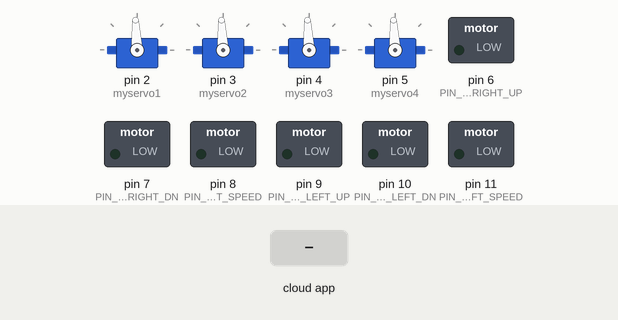
Recording of a sketch running on a simulated Arduino Uno, built with avr-gcc and run on an emulated ATmega328P. On the bench: 4 × servo, switched loads named in the sketch (green lamp = pin HIGH). The inputs (shaded band) are chosen by the test bench. The RemoteXY app is connected.

Above: at 1.2 s.
1.3 s: the phone or cloud app sets slider_1 to 0
At 2.5 s:
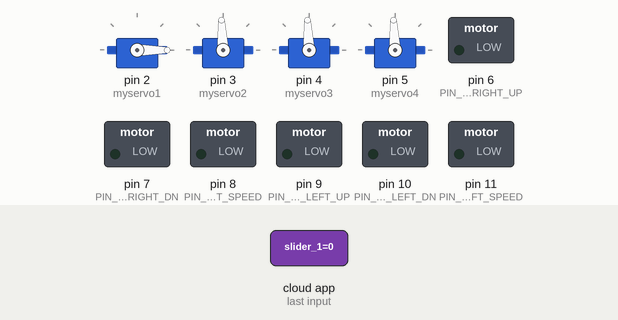
2.8 s: the phone or cloud app sets slider_2 to 0
At 3.6 s:
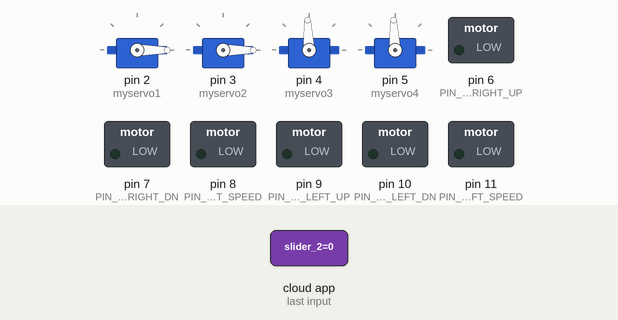
4.3 s: the phone or cloud app sets slider_3 to 0
At 4.7 s:
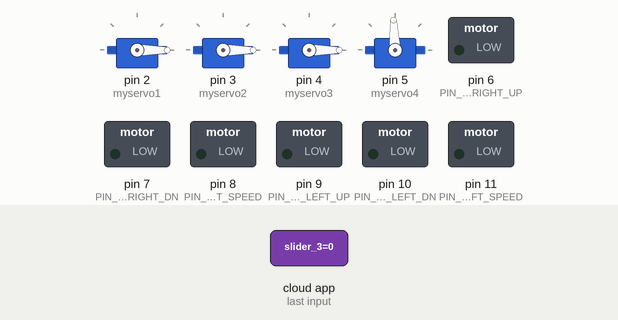
5.8 s: the phone or cloud app sets slider_4 to 0
At 7.0 s:
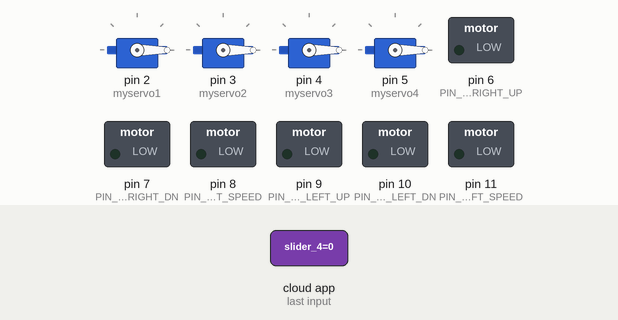
7.3 s: the phone or cloud app sets joystick_1_x to -100
At 8.2 s:
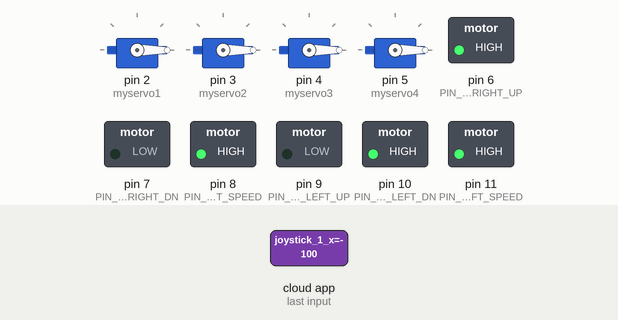
8.8 s: the phone or cloud app sets joystick_1_y to -100
At 9.3 s:
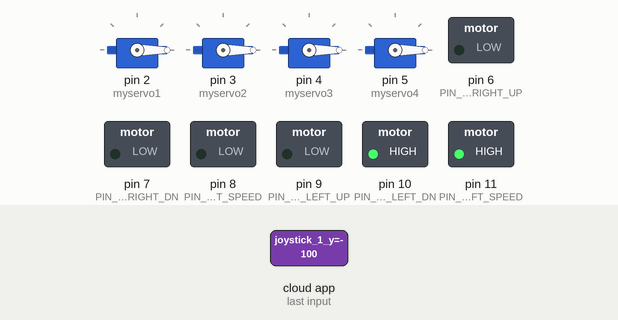
Timing chart, 0 to 11.3 s (numbered marks = the images above; inputs shaded):
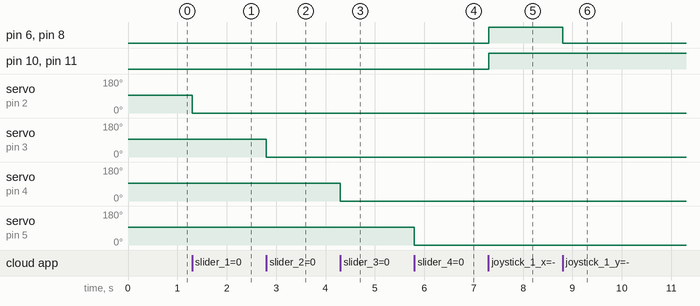

Measured:
- after the input at 1.3 s, servo on pin 2 (myservo1): 93° → 0° at once
- after the input at 2.8 s, servo on pin 3 (myservo2): 93° → 0° at once
- after the input at 4.3 s, servo on pin 4 (myservo3): 93° → 0° at once
- after the input at 5.8 s, servo on pin 5 (myservo4): 93° → 0° at once
- after the input at 7.3 s, pin 6 (PIN_MOTOR_RIGHT_UP), pin 8 (PIN_MOTOR_RIGHT_SPEED), pin 10 (PIN_MOTOR_LEFT_DN), pin 11 (PIN_MOTOR_LEFT_SPEED): LOW → HIGH at once
- after the input at 8.8 s, pin 6 (PIN_MOTOR_RIGHT_UP), pin 8 (PIN_MOTOR_RIGHT_SPEED): HIGH → LOW at once

The sketch:

Code.ino
```cpp
// (licence header left out)
//////////////////////////////////////////////
//        RemoteXY include library          //
//////////////////////////////////////////////

// RemoteXY select connection mode and include library
#define REMOTEXY_MODE__HARDSERIAL

#include <RemoteXY.h>

// RemoteXY connection settings
#define REMOTEXY_SERIAL Serial
#define REMOTEXY_SERIAL_SPEED 9600


// RemoteXY configurate
#pragma pack(push, 1)
uint8_t RemoteXY_CONF[] =   // 306 bytes
  { 255,6,0,0,0,43,1,16,37,1,129,0,3,2,26,5,16,67,73,67,
  32,80,114,111,106,101,99,116,0,4,128,3,12,56,6,8,16,129,0,23,
  8,17,5,17,83,101,114,118,111,32,49,0,129,0,23,18,17,5,17,83,
  101,114,118,111,32,50,0,129,0,23,31,17,5,17,83,101,114,118,111,32,
  51,0,4,128,3,24,56,6,8,16,4,128,3,37,56,6,8,16,129,0,
  23,44,17,5,17,83,101,114,118,111,32,52,0,4,128,3,50,56,6,8,
  16,5,42,19,58,24,24,2,8,31,129,0,20,88,21,3,16,50,48,50,
  51,32,45,32,71,114,111,117,112,32,65,32,0,129,0,1,94,21,2,16,
  79,109,97,114,32,83,97,108,97,104,0,129,0,22,94,20,2,16,65,104,
  109,101,100,32,65,98,100,101,108,82,97,104,109,97,110,0,129,0,25,92,
  11,2,16,84,111,110,121,32,65,115,104,114,97,102,0,129,0,1,92,16,
  2,16,77,111,104,97,109,101,100,32,70,97,114,111,117,107,0,129,0,22,
  97,18,2,16,79,109,97,114,32,65,98,100,101,108,72,97,107,101,101,109,
  0,129,0,46,94,14,2,16,65,104,109,101,100,32,69,108,32,65,116,101,
  101,113,0,129,0,43,92,17,2,16,77,111,104,97,109,101,100,32,83,104,
  97,104,101,101,110,0 };

// this structure defines all the variables and events of your control interface
struct {

    // input variables
  int8_t slider_1; // =0..100 slider position
  int8_t slider_2; // =0..100 slider position
  int8_t slider_3; // =0..100 slider position
  int8_t slider_4; // =0..100 slider position
  int8_t joystick_1_x; // from -100 to 100
  int8_t joystick_1_y; // from -100 to 100

    // other variable
  uint8_t connect_flag;  // =1 if wire connected, else =0

} RemoteXY;
#pragma pack(pop)

/////////////////////////////////////////////
//           END RemoteXY include          //
/////////////////////////////////////////////
#include <Servo.h>
Servo myservo1;
Servo myservo2;
Servo myservo3;
Servo myservo4;
////////////////////////////////////////////
/* defined the right motor control pins */
#define PIN_MOTOR_RIGHT_UP 6
#define PIN_MOTOR_RIGHT_DN 7
#define PIN_MOTOR_RIGHT_SPEED 8
/* defined the left motor control pins */
#define PIN_MOTOR_LEFT_UP 9
#define PIN_MOTOR_LEFT_DN 10
#define PIN_MOTOR_LEFT_SPEED 11
//////////////////////////////////////////

/* defined two arrays with a list of pins for each motor */
unsigned char RightMotor[3] =
{PIN_MOTOR_RIGHT_UP, PIN_MOTOR_RIGHT_DN, PIN_MOTOR_RIGHT_SPEED};
unsigned char LeftMotor[3] =
{PIN_MOTOR_LEFT_UP, PIN_MOTOR_LEFT_DN, PIN_MOTOR_LEFT_SPEED};

/*
   speed control of the motor
   motor - pointer to an array of pins
   v - motor speed can be set from -100 to 100
*/
void Wheel (unsigned char * motor, int v)
{
  if (v > 100) v = 100;
  if (v < -100) v = -100;
  if (v > 0) {
    digitalWrite(motor[0], HIGH);
    digitalWrite(motor[1], LOW);
    analogWrite(motor[2], v * 2.55);
  }
  else if (v < 0) {
    digitalWrite(motor[0], LOW);
    digitalWrite(motor[1], HIGH);
    analogWrite(motor[2], (-v) * 2.55);
  }
  else {
    digitalWrite(motor[0], LOW);
    digitalWrite(motor[1], LOW);
    analogWrite(motor[2], 0);
  }
}


void setup()
{
  RemoteXY_Init ();
  /* initialization Motor pins */
  pinMode (PIN_MOTOR_RIGHT_UP, OUTPUT);
  pinMode (PIN_MOTOR_RIGHT_DN, OUTPUT);
  pinMode (PIN_MOTOR_LEFT_UP, OUTPUT);
  pinMode (PIN_MOTOR_LEFT_DN, OUTPUT);
  /* Done Motor*/


  myservo1.attach(2);
  myservo2.attach(3);
  myservo3.attach(4);
  myservo4.attach(5);
  RemoteXY.slider_1 = 50;
  RemoteXY.slider_2 = 50;
  RemoteXY.slider_3 = 50;
  RemoteXY.slider_4 = 50;

}

void loop()
{
  RemoteXY_Handler ();

  int ms1 = RemoteXY.slider_1 * 20 + 500;
  int ms2 = RemoteXY.slider_2 * 20 + 500;
  int ms3 = RemoteXY.slider_3 * 20 + 500;
  int ms4 = RemoteXY.slider_4 * 20 + 500;
  myservo1.writeMicroseconds(ms1);
  myservo2.writeMicroseconds(ms2);
  myservo3.writeMicroseconds(ms3);
  myservo4.writeMicroseconds(ms4);

  /* manage the right motor */
  Wheel (RightMotor, RemoteXY.joystick_1_y - RemoteXY.joystick_1_x);
  /* manage the left motor */
  Wheel (LeftMotor, RemoteXY.joystick_1_y + RemoteXY.joystick_1_x);


}
```
